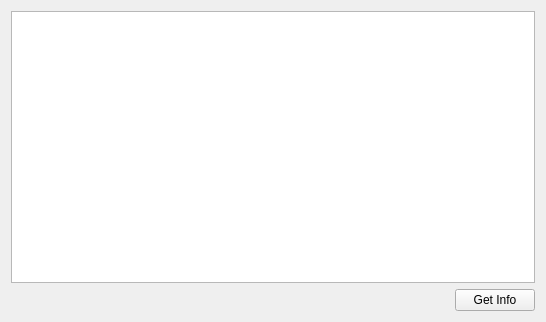
<?xml version="1.0" encoding="UTF-8"?>
<ui version="4.0">
 <class>Widget</class>
 <widget class="QWidget" name="Widget">
  <property name="geometry">
   <rect>
    <x>0</x>
    <y>0</y>
    <width>546</width>
    <height>322</height>
   </rect>
  </property>
  <property name="windowTitle">
   <string>Widget</string>
  </property>
  <layout class="QVBoxLayout" name="verticalLayout">
   <item>
    <widget class="QTextEdit" name="textEdit"/>
   </item>
   <item>
    <layout class="QHBoxLayout" name="horizontalLayout">
     <item>
      <spacer name="horizontalSpacer">
       <property name="orientation">
        <enum>Qt::Horizontal</enum>
       </property>
       <property name="sizeHint" stdset="0">
        <size>
         <width>40</width>
         <height>20</height>
        </size>
       </property>
      </spacer>
     </item>
     <item>
      <widget class="QPushButton" name="getInfoButton">
       <property name="text">
        <string>Get Info</string>
       </property>
      </widget>
     </item>
    </layout>
   </item>
  </layout>
 </widget>
 <layoutdefault spacing="6" margin="11"/>
 <resources/>
 <connections/>
</ui>
